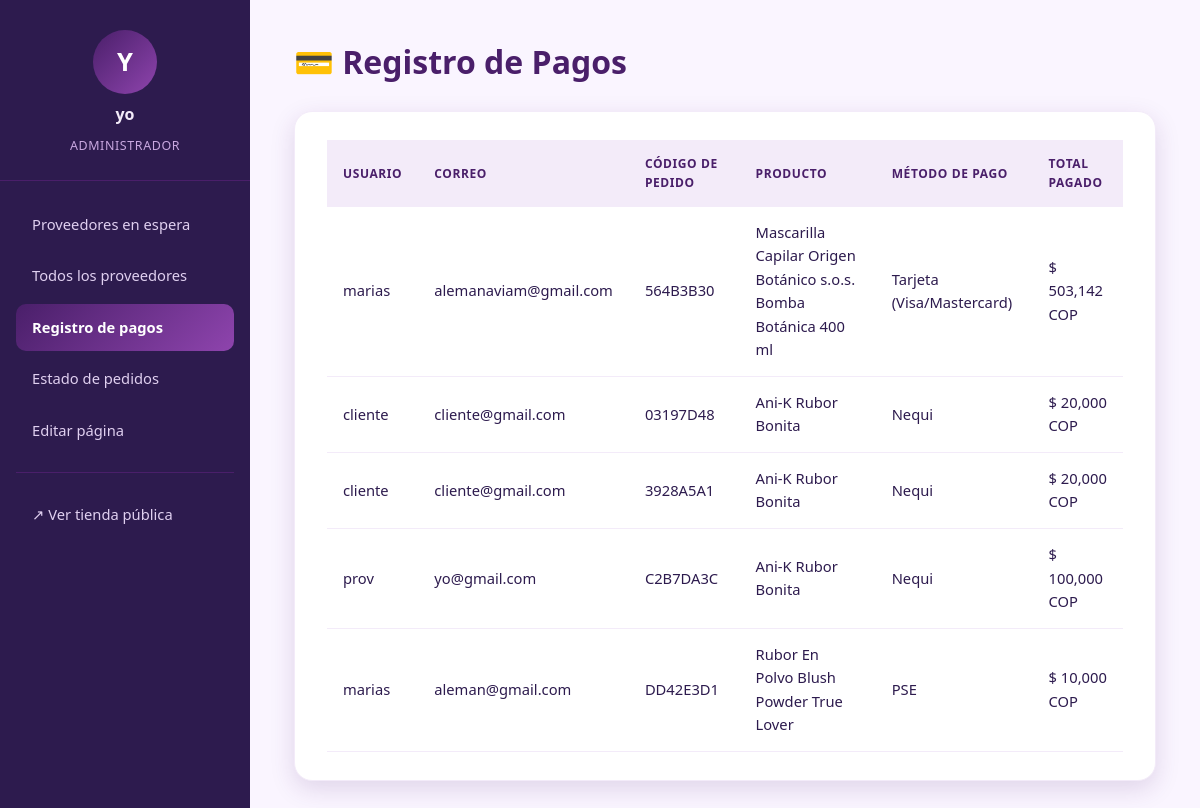
Page /adm/pagos/ (signed in) on the earlier database version.
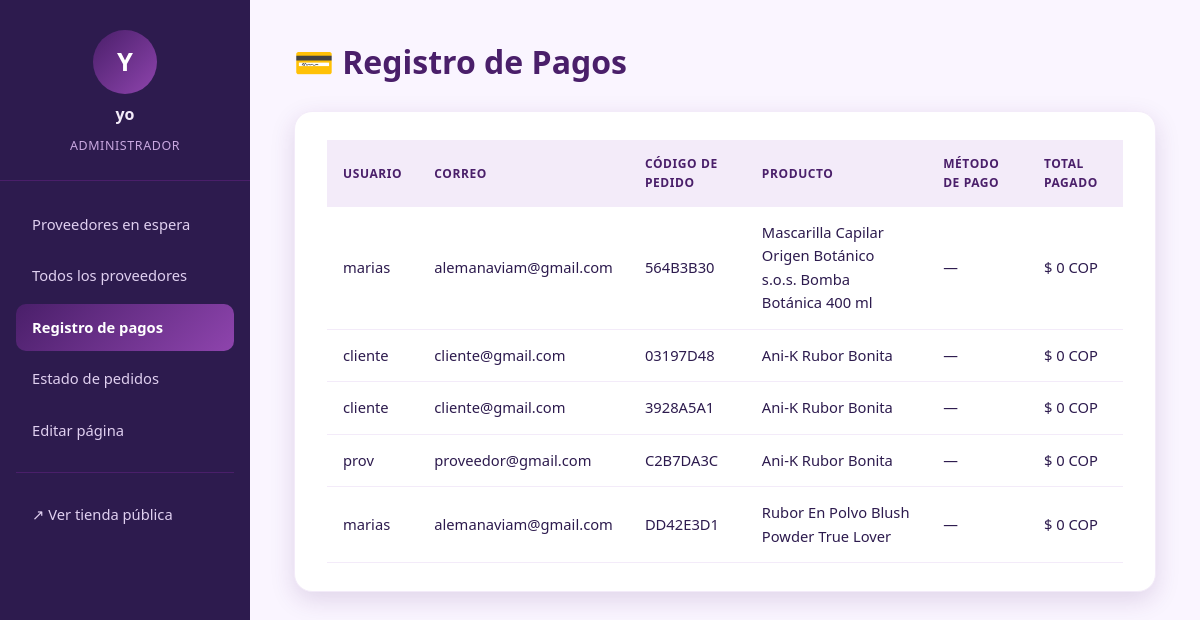
Same page on the later database version.
### rastreo/models.py (models this page shows, shortened)
class Envio(models.Model):
    ESTADOS = [
        ('preparando', 'En preparación'),
        ('listo', 'Listo'),
        ('en_camino', 'En viaje'),
        ('entregado', 'Llegó a su destino'),
        ('cancelado', 'Cancelado'),
    ]
    METODOS_PAGO = [
        ('nequi', 'Nequi'),
        ('tarjeta', 'Tarjeta (Visa/Mastercard)'),
        ('pse', 'PSE'),
        ('mercadopago', 'Mercado Pago'),
        ('contraentrega', 'Pago contraentrega'),
    ]
    TIEMPO_LISTO = timedelta(hours=2)
    TIEMPO_EN_CAMINO = timedelta(days=1)
    TIEMPO_ENTREGADO = timedelta(days=3)
    ORDEN_ESTADOS = ['preparando', 'listo', 'en_camino', 'entregado']
    cliente = models.ForeignKey(settings.AUTH_USER_MODEL, on_delete=models.CASCADE, related_name='envios')
    producto = models.ForeignKey(Producto, on_delete=models.CASCADE)
    empresa_envio = models.ForeignKey(
        EmpresaEnvio,
        on_delete=models.SET_NULL,
        null=True,
        blank=True,
        related_name='envios'
    )
    fecha_asignacion_empresa = models.DateTimeField(null=True, blank=True)
    fecha_creacion = models.DateTimeField(auto_now_add=True)
    estado_actual = models.CharField(max_length=20, choices=ESTADOS, default='preparando')
    numero_guia = models.CharField(max_length=20, unique=True)
    cantidad = models.PositiveIntegerField(default=1)
    precio_unitario = models.DecimalField(max_digits=10, decimal_places=2, default=0)
    nombre_destinatario = models.CharField(max_length=150, blank=True)
    telefono = models.CharField(max_length=20, blank=True)
    correo = models.EmailField(blank=True)
    direccion = models.CharField(max_length=255, blank=True)
    departamento = models.CharField(max_length=100, blank=True)
    ciudad = models.CharField(max_length=100, blank=True)
    metodo_pago = models.CharField(max_length=20, choices=METODOS_PAGO, blank=True)
    def subtotal(self):
        return self.cantidad * self.precio_unitario

### inventario/models.py (models this page shows, shortened)
class Producto(models.Model):
    proveedor = models.ForeignKey(User, on_delete=models.CASCADE, related_name='productos')
    categoria = models.ForeignKey(Categoria, on_delete=models.SET_NULL, null=True, related_name='articulos')
    nombre = models.CharField(max_length=150)
    marca = models.CharField(max_length=100, blank=True, null=True)
    descripcion = models.TextField()
    precio = models.DecimalField(
        max_digits=10,
        decimal_places=2,
        validators=[MinValueValidator(Decimal("0.00"))],
    )
    cantidad_disponible = models.PositiveIntegerField(default=0)
    imagen = models.ImageField(upload_to='productos/', blank=True, null=True)
    esta_activo = models.BooleanField(default=True, help_text="Permite pausar la venta del producto sin eliminarlo")
    fecha_creacion = models.DateTimeField(auto_now_add=True)
    ultima_actualizacion = models.DateTimeField(auto_now=True)
    HORAS_LIMITE_NUEVO = 5

### administracion/views.py (the view)
# urls.py: path('pagos/', views.pagos, name='pagos'),
@admin_required
def pagos(request):
    Envio = apps.get_model('rastreo', 'Envio')
    pagos_lista = (
        Envio.objects
        .exclude(estado_actual='cancelado')
        .select_related('cliente', 'producto')
        .order_by('-fecha_creacion')
    )
    return render(request, 'administracion/pagos.html', {
        'pagos': pagos_lista,
        'active': 'pagos',
    })

### administracion/templates/administracion/pagos.html (shortened to what this page needs)
{% extends 'administracion/base_admin.html' %}
{% load humanize %}
{% block contenido %}
    <h1>💳 Registro de Pagos</h1>
    <section class="admin-card">
        {% if pagos %}
            <table class="admin-table">
                <thead>
                    <tr>
                        <th>Usuario</th>
                        <th>Correo</th>
                        <th>Código de pedido</th>
                        <th>Producto</th>
                        <th>Método de pago</th>
                        <th>Total pagado</th>
                    </tr>
                </thead>
                <tbody>
                {% for envio in pagos %}
                    <tr>
                        <td>{{ envio.cliente.username }}</td>
                        <td>{{ envio.correo|default:envio.cliente.email }}</td>
                        <td>{{ envio.numero_guia }}</td>
                        <td>{{ envio.producto.nombre }}</td>
                        <td>{{ envio.get_metodo_pago_display|default:"—" }}</td>
                        <td>$ {{ envio.subtotal|floatformat:0|intcomma }} COP</td>
                    </tr>
                {% endfor %}
                </tbody>
            </table>
        {% else %}
            <p>Todavía no se ha registrado ningún pago.</p>
        {% endif %}
    </section>
{% endblock %}

### administracion/templates/administracion/base_admin.html (shortened to what this page needs)
{% load static %}
<!DOCTYPE html>
<html lang="es">
<head>
    <link rel="stylesheet" href="{% static 'dash.css' %}">
    <link rel="stylesheet" href="{% static 'base.css' %}">
</head>
<body>
<div class="admin-layout">
    <aside class="admin-sidebar">
        <div class="admin-profile">
            <div class="avatar-circle">{{ request.user.username|first|upper }}</div>
            <p class="admin-name">{{ request.user.username }}</p>
            <p class="admin-role">Administrador</p>
        </div>
        <nav class="admin-nav">
            <a href="{% url 'administracion:dashboard' %}" class="{% if active == 'proveedores' %}active{% endif %}">Proveedores en espera</a>
            <a href="{% url 'administracion:lista_proveedores' %}" class="{% if active == 'lista_proveedores' %}active{% endif %}">Todos los proveedores</a>
            <a href="{% url 'administracion:pagos' %}" class="{% if active == 'pagos' %}active{% endif %}">Registro de pagos</a>
            <a href="{% url 'administracion:pedidos' %}" class="{% if active == 'pedidos' %}active{% endif %}">Estado de pedidos</a>
            <a href="{% url 'administracion:gestion_diseno' %}" class="{% if active == 'diseno' %}active{% endif %}">Editar página</a>
            <hr>
            <a href="{% url 'usuarios:tienda_home' %}" target="_blank" rel="noopener">↗ Ver tienda pública</a>
        </nav>
    </aside>
    <main class="admin-main">
        {% block contenido %}{% endblock %}
    </main>
</div>
</body>
</html>

### administracion/static/dash.css (style rules this page uses)
:root { --purple-900: #2d1b4e; --purple-800: #4a1f6a; --purple-700: #6c3b8c; --purple-600: #8e44ad; --purple-500: #9b59b6; --purple-400: #b38cd9; --purple-300: #c9a8e0; --purple-200: #e0d0f0; --purple-100: #f3ebf9; --purple-50: #faf5ff; --gradient-hero: linear-gradient(135deg, #4a1f6a, #8e44ad); --shadow: 0 8px 24px rgba(75, 30, 110, 0.15); --radius: 18px; --success: #27ae60; --success-hover: #219150; --font-family: system-ui, -apple-system, BlinkMacSystemFont, 'Segoe UI', Roboto, Oxygen, Ubuntu, Cantarell, sans-serif; }
*, *::before, *::after { box-sizing: border-box; margin: 0; padding: 0; }
body { font-family: var(--font-family); background-color: var(--purple-50); color: var(--purple-900); line-height: 1.6; min-height: 100vh; }
.admin-card { background: white; border-radius: var(--radius); padding: 2rem; box-shadow: var(--shadow); border: 1px solid var(--purple-100); margin-bottom: 2rem; }

### administracion/static/base.css (style rules this page uses)
:root { --purple-900: #2d1b4e; --purple-800: #4a1f6a; --purple-700: #6c3b8c; --purple-600: #8e44ad; --purple-500: #9b59b6; --purple-400: #b38cd9; --purple-300: #c9a8e0; --purple-200: #e0d0f0; --purple-100: #f3ebf9; --purple-50: #faf5ff; --gradient-hero: linear-gradient(135deg, #4a1f6a, #8e44ad); --shadow: 0 8px 24px rgba(75, 30, 110, 0.15); --radius: 18px; }
* { box-sizing: border-box; margin: 0; padding: 0; font-family: 'Segoe UI', Tahoma, Geneva, Verdana, sans-serif; }
body { background: var(--purple-50); color: var(--purple-900); min-height: 100vh; }
.admin-layout { display: flex; min-height: 100vh; }
.admin-sidebar { width: 250px; flex-shrink: 0; background: var(--purple-900); color: var(--purple-100); display: flex; flex-direction: column; padding: 30px 0; }
.admin-profile { display: flex; flex-direction: column; align-items: center; gap: 8px; padding-bottom: 24px; margin-bottom: 20px; border-bottom: 1px solid var(--purple-800); }
.avatar-circle { width: 64px; height: 64px; border-radius: 50%; background: var(--gradient-hero); display: flex; align-items: center; justify-content: center; font-size: 1.6rem; font-weight: 700; color: white; }
.admin-name { font-weight: 700; font-size: 1rem; }
.admin-role { font-size: 0.78rem; color: var(--purple-300); text-transform: uppercase; letter-spacing: 0.6px; }
.admin-nav { display: flex; flex-direction: column; gap: 4px; padding: 0 16px; }
.admin-nav a { display: flex; align-items: center; gap: 10px; padding: 12px 16px; border-radius: 10px; color: var(--purple-200); text-decoration: none; font-size: 0.92rem; font-weight: 500; transition: background 0.2s ease, color 0.2s ease; }
.admin-nav a.active { background: var(--gradient-hero); color: white; font-weight: 700; }
.admin-nav hr { border: none; border-top: 1px solid var(--purple-800); margin: 14px 0; }
.admin-main { flex: 1; padding: 36px 44px; }
.admin-main h1 { color: var(--purple-800); margin-bottom: 24px; }
.admin-card { background: white; border-radius: var(--radius); box-shadow: var(--shadow); padding: 28px 32px; }
table.admin-table { width: 100%; border-collapse: collapse; text-align: left; }
table.admin-table th { background: var(--purple-100); color: var(--purple-800); padding: 14px 16px; font-size: 12px; text-transform: uppercase; letter-spacing: 0.6px; }
table.admin-table td { padding: 14px 16px; border-bottom: 1px solid var(--purple-100); font-size: 0.92rem; }

Differences in the rows shown:
changed Envio "Mascarilla Capilar Origen Botánico s.o.s. Bomba Botánica 400 ml": metodo_pago "Tarjeta (Visa/Mastercard)" → "—"; subtotal "503,142" → "0"
changed Envio (number 2 of 5 on the later page): metodo_pago "Nequi" → "—"; subtotal "20,000" → "0"
changed Envio (number 3 of 5 on the later page): metodo_pago "Nequi" → "—"; subtotal "20,000" → "0"
changed Envio "C2B7DA3C": correo "yo@gmail.com" → "proveedor@gmail.com"; metodo_pago "Nequi" → "—"; subtotal "100,000" → "0"
changed Envio "DD42E3D1": correo "aleman@gmail.com" → "alemanaviam@gmail.com"; metodo_pago "PSE" → "—"; subtotal "10,000" → "0"
